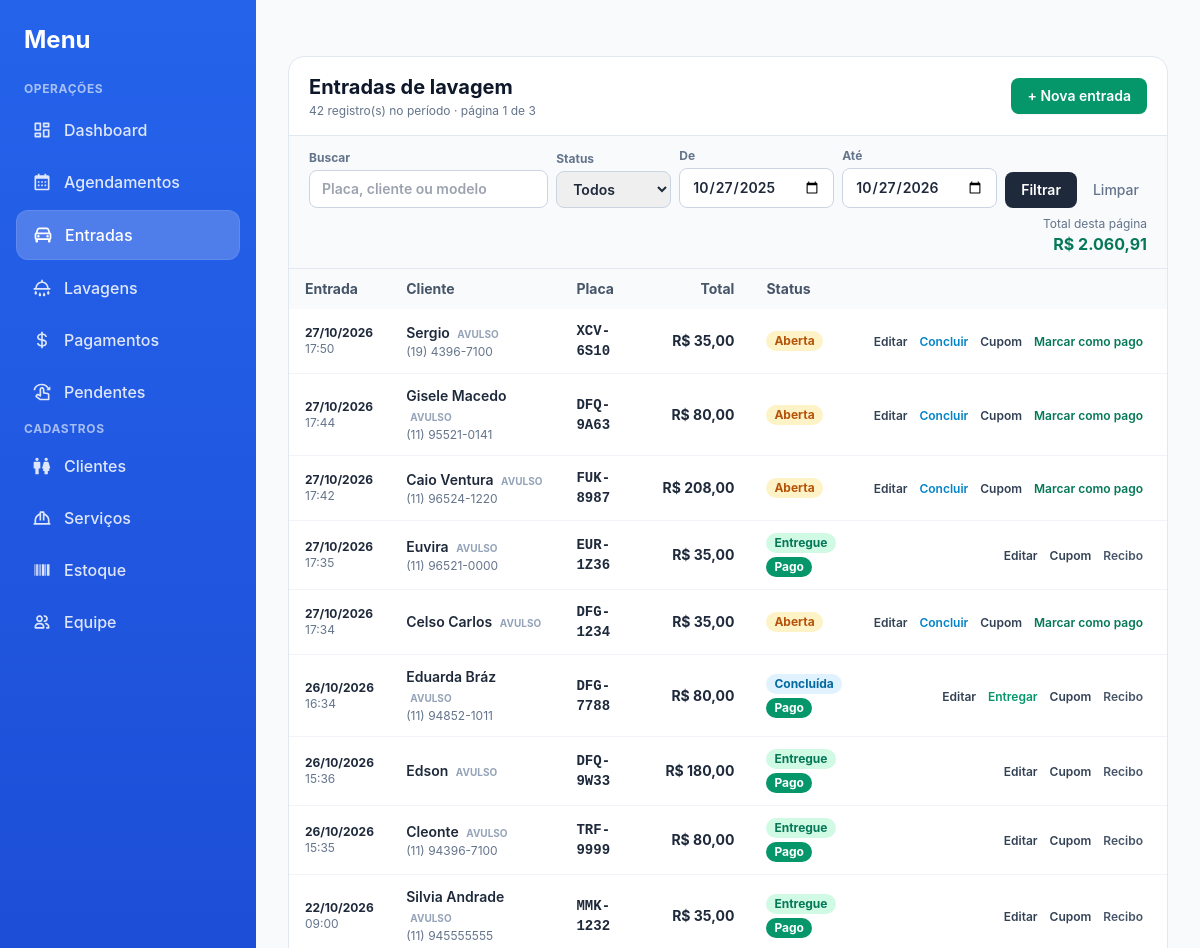
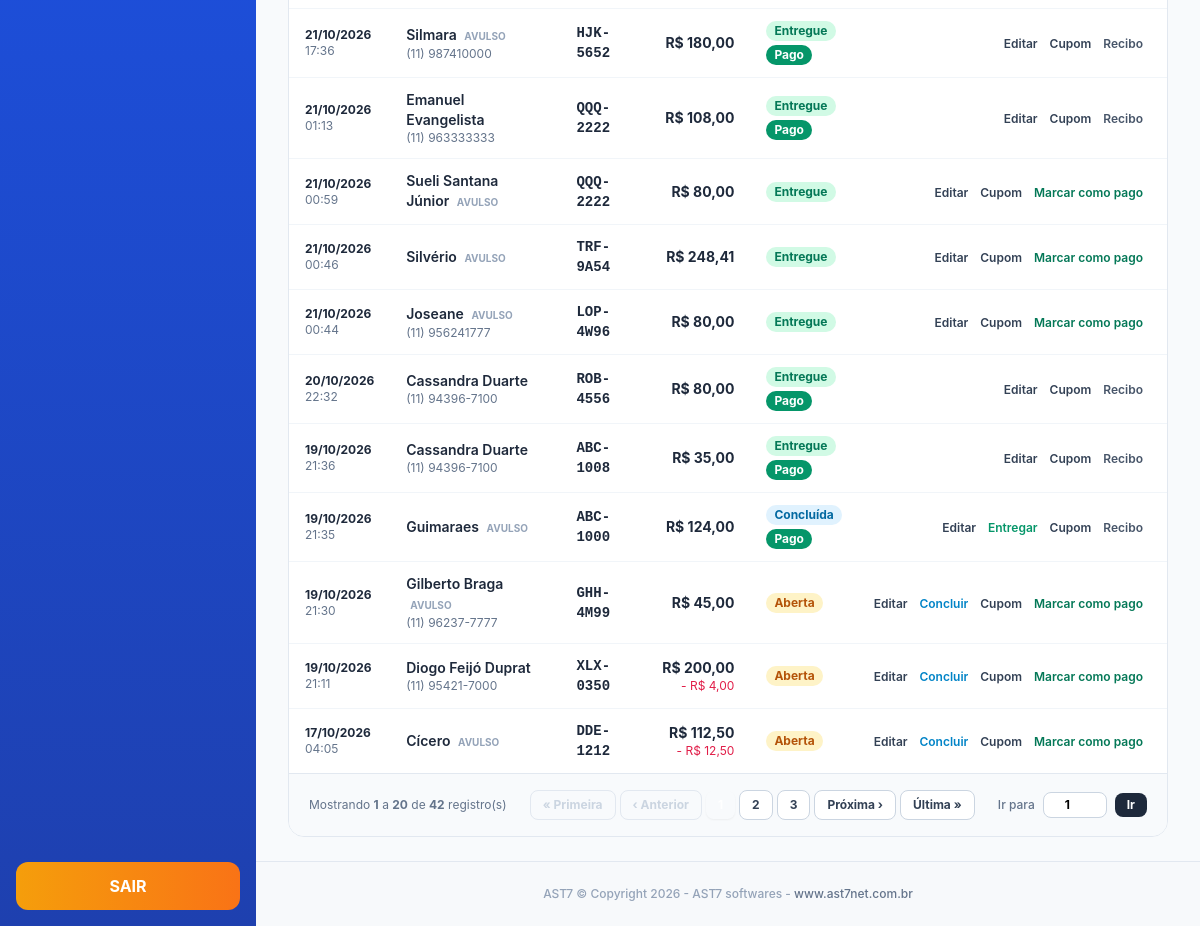
Screenshot of /entradas.php (signed in) with the database file from the repository (2 pictures, top to bottom).
### tables this page shows
CREATE TABLE lavagem_entradas (
        id INTEGER PRIMARY KEY AUTOINCREMENT,
        cliente_id INTEGER,
        placa TEXT NOT NULL DEFAULT '',
        veiculo_id INTEGER,
        veiculo_manual_marca TEXT NOT NULL DEFAULT '',
        veiculo_manual_modelo TEXT NOT NULL DEFAULT '',
        veiculo_manual_cor TEXT NOT NULL DEFAULT '',
        veiculo_manual_ano TEXT NOT NULL DEFAULT '',
        data_entrada TEXT NOT NULL,
        hora_entrada TEXT NOT NULL,
        previsao_saida_horas INTEGER NOT NULL DEFAULT 0,
        previsao_saida_datetime TEXT NOT NULL DEFAULT '',
        observacoes TEXT NOT NULL DEFAULT '',
        avarias TEXT NOT NULL DEFAULT '',
        status TEXT NOT NULL DEFAULT 'aberta',
        subtotal_centavos INTEGER NOT NULL DEFAULT 0,
        desconto_centavos INTEGER NOT NULL DEFAULT 0,
        desconto_percentual INTEGER NOT NULL DEFAULT 0,
        total_centavos INTEGER NOT NULL DEFAULT 0,
        pago INTEGER NOT NULL DEFAULT 0,
        criado_por INTEGER,
        criado_em TEXT NOT NULL DEFAULT (datetime('now','localtime')),
        atualizado_em TEXT NOT NULL DEFAULT (datetime('now','localtime')), cliente_nome_avulso TEXT NOT NULL DEFAULT '', cliente_celular TEXT NOT NULL DEFAULT '', sms_enviado INTEGER NOT NULL DEFAULT 0, sms_enviado_em TEXT NOT NULL DEFAULT '',
        FOREIGN KEY (cliente_id) REFERENCES clientes(id) ON DELETE SET NULL,
        FOREIGN KEY (veiculo_id) REFERENCES veiculos(id) ON DELETE SET NULL
    );

CREATE TABLE clientes (
        id INTEGER PRIMARY KEY AUTOINCREMENT,
        tipo TEXT NOT NULL DEFAULT 'F',
        nome TEXT NOT NULL DEFAULT '',
        nome_fantasia TEXT NOT NULL DEFAULT '',
        cpf_cnpj TEXT NOT NULL DEFAULT '',
        rg_ie TEXT NOT NULL DEFAULT '',
        data_nascimento TEXT NOT NULL DEFAULT '',
        email TEXT NOT NULL DEFAULT '',
        telefone TEXT NOT NULL DEFAULT '',
        celular TEXT NOT NULL DEFAULT '',
        cep TEXT NOT NULL DEFAULT '',
        endereco TEXT NOT NULL DEFAULT '',
        numero TEXT NOT NULL DEFAULT '',
        complemento TEXT NOT NULL DEFAULT '',
        bairro TEXT NOT NULL DEFAULT '',
        cidade TEXT NOT NULL DEFAULT '',
        uf TEXT NOT NULL DEFAULT '',
        observacoes TEXT NOT NULL DEFAULT '',
        ativo INTEGER NOT NULL DEFAULT 1,
        criado_em TEXT NOT NULL DEFAULT (datetime('now','localtime')),
        atualizado_em TEXT NOT NULL DEFAULT (datetime('now','localtime'))
    );

### entradas.php (the view, shortened to what the rows shown need)
<?php
require_once __DIR__ . '/config.php';
$de  = trim((string)($_GET['de']  ?? date('Y-m-d', strtotime('-12 months'))));
$ate = trim((string)($_GET['ate'] ?? date('Y-m-d')));
$pagina = max(1, (int)($_GET['pagina'] ?? 1));
$porPagina = 20;
$where  = [];
$params = [];
$where[] = 'e.data_entrada >= :de';
$params[':de'] = $de;
$where[] = 'e.data_entrada <= :ate';
$params[':ate'] = $ate;
$sqlWhere = 'WHERE ' . implode(' AND ', $where);
$offset = ($pagina - 1) * $porPagina;
$sql = "SELECT e.*, c.nome AS cliente_nome_cadastro
        FROM lavagem_entradas e
        LEFT JOIN clientes c ON c.id = e.cliente_id
        $sqlWhere
        ORDER BY e.data_entrada DESC, e.hora_entrada DESC, e.id DESC
        LIMIT $porPagina OFFSET $offset";
$st = db()->prepare($sql);
$st->execute($params);
$entradas = $st->fetchAll();
require __DIR__ . '/header.php';
?>
<div class="bg-white rounded-2xl shadow-card border border-slate-200 overflow-hidden">
  <div class="px-5 py-4 border-b border-slate-200 flex flex-wrap items-center justify-between gap-3">
    <div>
      <h1 class="text-xl font-bold text-slate-900">Entradas de lavagem</h1>
    </div>
  </div>
  <div class="overflow-x-auto">
    <table class="min-w-full text-sm">
      <thead class="bg-slate-50 text-slate-600">
        <tr>
          <th class="text-left px-4 py-2.5 font-bold">Entrada</th>
          <th class="text-left px-4 py-2.5 font-bold">Cliente</th>
          <th class="text-left px-4 py-2.5 font-bold">Placa</th>
          <th class="text-right px-4 py-2.5 font-bold">Total</th>
          <th class="text-left px-4 py-2.5 font-bold">Status</th>
          <th class="px-4 py-2.5"></th>
        </tr>
      </thead>
      <tbody class="divide-y divide-slate-100">
      <?php if (!$entradas): ?>
        <tr><td colspan="6" class="px-4 py-10 text-center text-slate-400">
          Nenhuma entrada encontrada no período selecionado.
        </td></tr>
      <?php else: ?>
        <?php foreach ($entradas as $en): ?>
          <?php
            $nomeExibir = $en['cliente_nome_cadastro'] ?: ($en['cliente_nome_avulso'] ?: '—');
            $celExibir  = $en['cliente_celular'] ?? '';
            $ehAvulso   = empty($en['cliente_id']);
          ?>
          <tr class="hover:bg-slate-50 transition">
            <td class="px-4 py-3 text-xs">
              <div class="font-bold text-slate-800"><?= e(date('d/m/Y', strtotime($en['data_entrada']))) ?></div>
              <div class="text-slate-500"><?= e(substr($en['hora_entrada'], 0, 5)) ?></div>
            </td>
            <td class="px-4 py-3">
              <div class="font-semibold text-slate-800">
                <?= e($nomeExibir) ?>
                <?php if ($ehAvulso && $nomeExibir !== '—'): ?>
                  <span class="text-[10px] uppercase text-slate-400 ml-1 font-bold">avulso</span>
                <?php endif; ?>
              </div>
              <?php if ($celExibir): ?>
                <div class="text-xs text-slate-500"><?= e($celExibir) ?></div>
              <?php endif; ?>
            </td>
            <td class="px-4 py-3">
              <div class="font-mono font-bold text-slate-800"><?= e(formatar_placa($en['placa'])) ?></div>
            </td>
            <td class="px-4 py-3 text-right font-bold text-slate-800 whitespace-nowrap">
              <?= e(centavos_para_moeda_brl((int)$en['total_centavos'])) ?>
              <?php if ((int)$en['desconto_centavos'] > 0): ?>
                <div class="text-xs text-rose-600 font-normal">
                  - <?= e(centavos_para_moeda_brl((int)$en['desconto_centavos'])) ?>
                </div>
              <?php endif; ?>
            </td>
            <td class="px-4 py-3">
              <div class="flex flex-col gap-1">
                <?php if ($en['status'] === 'aberta'): ?>
                  <span class="inline-block text-xs px-2 py-0.5 rounded-full bg-amber-100 text-amber-700 w-fit font-bold">Aberta</span>
                <?php elseif ($en['status'] === 'concluida'): ?>
                  <span class="inline-block text-xs px-2 py-0.5 rounded-full bg-sky-100 text-sky-700 w-fit font-bold">Concluída</span>
                <?php else: ?>
                  <span class="inline-block text-xs px-2 py-0.5 rounded-full bg-emerald-100 text-emerald-700 w-fit font-bold">Entregue</span>
                <?php endif; ?>
                <?php if ($en['pago']): ?>
                  <span class="inline-block text-xs px-2 py-0.5 rounded-full bg-emerald-600 text-white w-fit font-bold">Pago</span>
                <?php endif; ?>
              </div>
            </td>
            <td class="px-4 py-3 text-right whitespace-nowrap">
              <a href="entrada_lavagem.php?id=<?= (int)$en['id'] ?>"
                 class="text-slate-700 hover:underline text-xs font-semibold mr-2">Editar</a>
              <?php if ($en['status'] === 'aberta'): ?>
                <form method="post" class="inline">
                  <button class="text-sky-600 hover:underline text-xs font-semibold mr-2">Concluir</button>
                </form>
              <?php endif; ?>
              <?php if ($en['status'] === 'concluida'): ?>
                <form method="post" class="inline">
                  <button class="text-emerald-600 hover:underline text-xs font-semibold mr-2">Entregar</button>
                </form>
              <?php endif; ?>
              <a href="cupom_lavagem.php?entrada=<?= (int)$en['id'] ?>" target="_blank"
                 class="text-slate-700 hover:underline text-xs font-semibold mr-2">Cupom</a>
              <?php if (!$en['pago']): ?>
                <button type="button"
                        class="btn-pagar text-emerald-700 hover:underline text-xs font-semibold mr-2"
                        data-id="<?= (int)$en['id'] ?>"
                        data-placa="<?= e(formatar_placa($en['placa'])) ?>"
                        data-cliente="<?= e($nomeExibir) ?>"
                        data-total="<?= e(centavos_para_moeda((int)$en['total_centavos'])) ?>">
                  Marcar como pago
                </button>
              <?php else: ?>
                <a href="recibo.php?entrada=<?= (int)$en['id'] ?>"
                   class="text-slate-600 hover:underline text-xs font-semibold mr-2">Recibo</a>
              <?php endif; ?>
            </td>
          </tr>
        <?php endforeach; ?>
      <?php endif; ?>
      </tbody>
    </table>
  </div>
</div>
<?php require __DIR__ . '/footer.php'; ?>

### rows the page displays
lavagem_entradas: data_entrada "27/10/2026", hora_entrada "17:50", cliente_nome_avulso "Sergio", shows "AVULSO", cliente_celular "(19) 4396-7100", placa "XCV-6S10", total_centavos "R$ 35,00", status "Aberta"
lavagem_entradas: data_entrada "27/10/2026", hora_entrada "17:44", cliente_nome_avulso "Gisele Macedo", shows "AVULSO", cliente_celular "(11) 95521-0141", placa "DFQ-9A63", total_centavos "R$ 80,00", status "Aberta"
lavagem_entradas: data_entrada "27/10/2026", hora_entrada "17:42", cliente_nome_avulso "Caio Ventura", shows "AVULSO", cliente_celular "(11) 96524-1220", placa "FUK-8987", total_centavos "R$ 208,00", status "Aberta"
lavagem_entradas: data_entrada "27/10/2026", hora_entrada "17:35", cliente_nome_avulso "Euvira", shows "AVULSO", cliente_celular "(11) 96521-0000", placa "EUR-1Z36", total_centavos "R$ 35,00", status "Entregue", pago "Pago"
lavagem_entradas: data_entrada "27/10/2026", hora_entrada "17:34", cliente_nome_avulso "Celso Carlos", shows "AVULSO", placa "DFG-1234", total_centavos "R$ 35,00", status "Aberta"
lavagem_entradas: data_entrada "26/10/2026", hora_entrada "16:34", cliente_nome_avulso "Eduarda Bráz", shows "AVULSO", cliente_celular "(11) 94852-1011", placa "DFG-7788", total_centavos "R$ 80,00", status "Concluída", pago "Pago"
lavagem_entradas: data_entrada "26/10/2026", hora_entrada "15:36", cliente_nome_avulso "Edson", shows "AVULSO", placa "DFQ-9W33", total_centavos "R$ 180,00", status "Entregue", pago "Pago"
lavagem_entradas: data_entrada "26/10/2026", hora_entrada "15:35", cliente_nome_avulso "Cleonte", shows "AVULSO", cliente_celular "(11) 94396-7100", placa "TRF-9999", total_centavos "R$ 80,00", status "Entregue", pago "Pago"
lavagem_entradas: data_entrada "22/10/2026", hora_entrada "09:00", cliente_nome_avulso "Silvia Andrade", shows "AVULSO", cliente_celular "(11) 945555555", placa "MMK-1232", total_centavos "R$ 35,00", status "Entregue", pago "Pago"
lavagem_entradas: data_entrada "21/10/2026", hora_entrada "17:36", cliente_nome_avulso "Silmara", shows "AVULSO", cliente_celular "(11) 987410000", placa "HJK-5652", total_centavos "R$ 180,00", status "Entregue", pago "Pago"
lavagem_entradas: data_entrada "21/10/2026", hora_entrada "01:13", cliente.nome "Emanuel Evangelista", cliente_celular "(11) 963333333", placa "QQQ-2222", total_centavos "R$ 108,00", status "Entregue", pago "Pago"
lavagem_entradas: data_entrada "21/10/2026", hora_entrada "00:59", cliente_nome_avulso "Sueli Santana Júnior", shows "AVULSO", placa "QQQ-2222", total_centavos "R$ 80,00", status "Entregue"
lavagem_entradas: data_entrada "21/10/2026", hora_entrada "00:46", cliente_nome_avulso "Silvério", shows "AVULSO", placa "TRF-9A54", total_centavos "R$ 248,41", status "Entregue"
lavagem_entradas: data_entrada "21/10/2026", hora_entrada "00:44", cliente_nome_avulso "Joseane", shows "AVULSO", cliente_celular "(11) 956241777", placa "LOP-4W96", total_centavos "R$ 80,00", status "Entregue"
lavagem_entradas: data_entrada "20/10/2026", hora_entrada "22:32", cliente.nome "Cassandra Duarte", cliente_celular "(11) 94396-7100", placa "ROB-4556", total_centavos "R$ 80,00", status "Entregue", pago "Pago"
lavagem_entradas: data_entrada "19/10/2026", hora_entrada "21:36", cliente.nome "Cassandra Duarte", cliente_celular "(11) 94396-7100", placa "ABC-1008", total_centavos "R$ 35,00", status "Entregue", pago "Pago"
lavagem_entradas: data_entrada "19/10/2026", hora_entrada "21:35", cliente_nome_avulso "Guimaraes", shows "AVULSO", placa "ABC-1000", total_centavos "R$ 124,00", status "Concluída", pago "Pago"
lavagem_entradas: data_entrada "19/10/2026", hora_entrada "21:30", cliente_nome_avulso "Gilberto Braga", shows "AVULSO", cliente_celular "(11) 96237-7777", placa "GHH-4M99", total_centavos "R$ 45,00", status "Aberta"
lavagem_entradas: data_entrada "19/10/2026", hora_entrada "21:11", cliente.nome "Diogo Feijó Duprat", cliente_celular "(11) 95421-7000", placa "XLX-0350", total_centavos "R$ 200,00", desconto_centavos "R$ 4,00", status "Aberta"
lavagem_entradas: data_entrada "17/10/2026", hora_entrada "04:05", cliente_nome_avulso "Cícero", shows "AVULSO", placa "DDE-1212", total_centavos "R$ 112,50", desconto_centavos "R$ 12,50", status "Aberta"

### other values shown
$totalRegistros "42"
$pagina "1"
$totalPaginas "3"
centavos_para_moeda_brl($totalPagina) "R$ 2.060,91"
$offset + 1 "1"
min($offset + $porPagina, $totalRegistros) "20"
$p "2"
$p "3"
